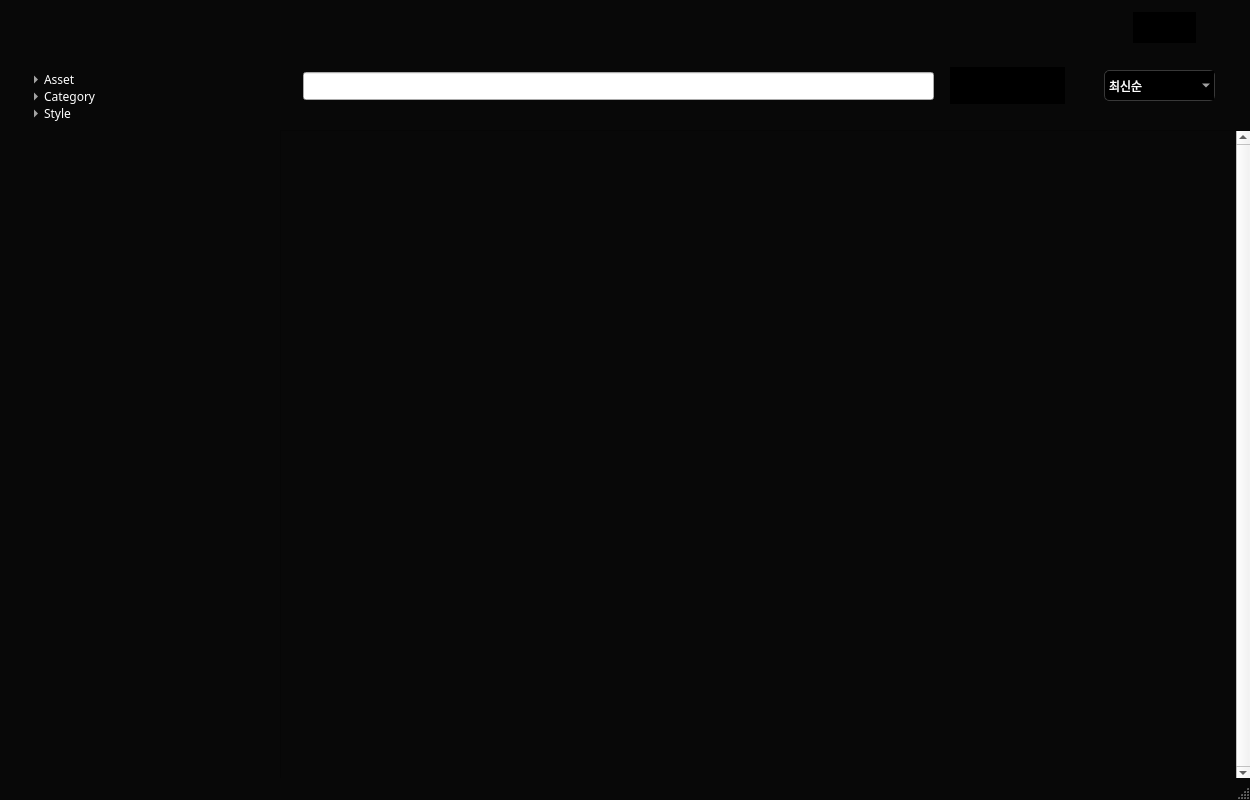
<?xml version="1.0" encoding="UTF-8"?>
<ui version="4.0">
 <class>MainWindow</class>
 <widget class="QMainWindow" name="MainWindow">
  <property name="geometry">
   <rect>
    <x>0</x>
    <y>0</y>
    <width>1250</width>
    <height>800</height>
   </rect>
  </property>
  <property name="palette">
   <palette>
    <active>
     <colorrole role="WindowText">
      <brush brushstyle="SolidPattern">
       <color alpha="255">
        <red>8</red>
        <green>8</green>
        <blue>8</blue>
       </color>
      </brush>
     </colorrole>
     <colorrole role="Button">
      <brush brushstyle="SolidPattern">
       <color alpha="255">
        <red>8</red>
        <green>8</green>
        <blue>8</blue>
       </color>
      </brush>
     </colorrole>
     <colorrole role="Light">
      <brush brushstyle="SolidPattern">
       <color alpha="255">
        <red>12</red>
        <green>12</green>
        <blue>12</blue>
       </color>
      </brush>
     </colorrole>
     <colorrole role="Midlight">
      <brush brushstyle="SolidPattern">
       <color alpha="255">
        <red>10</red>
        <green>10</green>
        <blue>10</blue>
       </color>
      </brush>
     </colorrole>
     <colorrole role="Dark">
      <brush brushstyle="SolidPattern">
       <color alpha="255">
        <red>4</red>
        <green>4</green>
        <blue>4</blue>
       </color>
      </brush>
     </colorrole>
     <colorrole role="Mid">
      <brush brushstyle="SolidPattern">
       <color alpha="255">
        <red>5</red>
        <green>5</green>
        <blue>5</blue>
       </color>
      </brush>
     </colorrole>
     <colorrole role="Text">
      <brush brushstyle="SolidPattern">
       <color alpha="255">
        <red>8</red>
        <green>8</green>
        <blue>8</blue>
       </color>
      </brush>
     </colorrole>
     <colorrole role="BrightText">
      <brush brushstyle="SolidPattern">
       <color alpha="255">
        <red>255</red>
        <green>255</green>
        <blue>255</blue>
       </color>
      </brush>
     </colorrole>
     <colorrole role="ButtonText">
      <brush brushstyle="SolidPattern">
       <color alpha="255">
        <red>8</red>
        <green>8</green>
        <blue>8</blue>
       </color>
      </brush>
     </colorrole>
     <colorrole role="Base">
      <brush brushstyle="SolidPattern">
       <color alpha="255">
        <red>0</red>
        <green>0</green>
        <blue>0</blue>
       </color>
      </brush>
     </colorrole>
     <colorrole role="Window">
      <brush brushstyle="SolidPattern">
       <color alpha="255">
        <red>8</red>
        <green>8</green>
        <blue>8</blue>
       </color>
      </brush>
     </colorrole>
     <colorrole role="Shadow">
      <brush brushstyle="SolidPattern">
       <color alpha="255">
        <red>0</red>
        <green>0</green>
        <blue>0</blue>
       </color>
      </brush>
     </colorrole>
     <colorrole role="AlternateBase">
      <brush brushstyle="SolidPattern">
       <color alpha="255">
        <red>4</red>
        <green>4</green>
        <blue>4</blue>
       </color>
      </brush>
     </colorrole>
     <colorrole role="ToolTipBase">
      <brush brushstyle="SolidPattern">
       <color alpha="255">
        <red>255</red>
        <green>255</green>
        <blue>220</blue>
       </color>
      </brush>
     </colorrole>
     <colorrole role="ToolTipText">
      <brush brushstyle="SolidPattern">
       <color alpha="255">
        <red>0</red>
        <green>0</green>
        <blue>0</blue>
       </color>
      </brush>
     </colorrole>
     <colorrole role="PlaceholderText">
      <brush brushstyle="SolidPattern">
       <color alpha="255">
        <red>8</red>
        <green>8</green>
        <blue>8</blue>
       </color>
      </brush>
     </colorrole>
    </active>
    <inactive>
     <colorrole role="WindowText">
      <brush brushstyle="SolidPattern">
       <color alpha="255">
        <red>8</red>
        <green>8</green>
        <blue>8</blue>
       </color>
      </brush>
     </colorrole>
     <colorrole role="Button">
      <brush brushstyle="SolidPattern">
       <color alpha="255">
        <red>8</red>
        <green>8</green>
        <blue>8</blue>
       </color>
      </brush>
     </colorrole>
     <colorrole role="Light">
      <brush brushstyle="SolidPattern">
       <color alpha="255">
        <red>12</red>
        <green>12</green>
        <blue>12</blue>
       </color>
      </brush>
     </colorrole>
     <colorrole role="Midlight">
      <brush brushstyle="SolidPattern">
       <color alpha="255">
        <red>10</red>
        <green>10</green>
        <blue>10</blue>
       </color>
      </brush>
     </colorrole>
     <colorrole role="Dark">
      <brush brushstyle="SolidPattern">
       <color alpha="255">
        <red>4</red>
        <green>4</green>
        <blue>4</blue>
       </color>
      </brush>
     </colorrole>
     <colorrole role="Mid">
      <brush brushstyle="SolidPattern">
       <color alpha="255">
        <red>5</red>
        <green>5</green>
        <blue>5</blue>
       </color>
      </brush>
     </colorrole>
     <colorrole role="Text">
      <brush brushstyle="SolidPattern">
       <color alpha="255">
        <red>8</red>
        <green>8</green>
        <blue>8</blue>
       </color>
      </brush>
     </colorrole>
     <colorrole role="BrightText">
      <brush brushstyle="SolidPattern">
       <color alpha="255">
        <red>255</red>
        <green>255</green>
        <blue>255</blue>
       </color>
      </brush>
     </colorrole>
     <colorrole role="ButtonText">
      <brush brushstyle="SolidPattern">
       <color alpha="255">
        <red>8</red>
        <green>8</green>
        <blue>8</blue>
       </color>
      </brush>
     </colorrole>
     <colorrole role="Base">
      <brush brushstyle="SolidPattern">
       <color alpha="255">
        <red>0</red>
        <green>0</green>
        <blue>0</blue>
       </color>
      </brush>
     </colorrole>
     <colorrole role="Window">
      <brush brushstyle="SolidPattern">
       <color alpha="255">
        <red>8</red>
        <green>8</green>
        <blue>8</blue>
       </color>
      </brush>
     </colorrole>
     <colorrole role="Shadow">
      <brush brushstyle="SolidPattern">
       <color alpha="255">
        <red>0</red>
        <green>0</green>
        <blue>0</blue>
       </color>
      </brush>
     </colorrole>
     <colorrole role="AlternateBase">
      <brush brushstyle="SolidPattern">
       <color alpha="255">
        <red>4</red>
        <green>4</green>
        <blue>4</blue>
       </color>
      </brush>
     </colorrole>
     <colorrole role="ToolTipBase">
      <brush brushstyle="SolidPattern">
       <color alpha="255">
        <red>255</red>
        <green>255</green>
        <blue>220</blue>
       </color>
      </brush>
     </colorrole>
     <colorrole role="ToolTipText">
      <brush brushstyle="SolidPattern">
       <color alpha="255">
        <red>0</red>
        <green>0</green>
        <blue>0</blue>
       </color>
      </brush>
     </colorrole>
     <colorrole role="PlaceholderText">
      <brush brushstyle="SolidPattern">
       <color alpha="255">
        <red>8</red>
        <green>8</green>
        <blue>8</blue>
       </color>
      </brush>
     </colorrole>
    </inactive>
    <disabled>
     <colorrole role="WindowText">
      <brush brushstyle="SolidPattern">
       <color alpha="255">
        <red>8</red>
        <green>8</green>
        <blue>8</blue>
       </color>
      </brush>
     </colorrole>
     <colorrole role="Button">
      <brush brushstyle="SolidPattern">
       <color alpha="255">
        <red>8</red>
        <green>8</green>
        <blue>8</blue>
       </color>
      </brush>
     </colorrole>
     <colorrole role="Light">
      <brush brushstyle="SolidPattern">
       <color alpha="255">
        <red>12</red>
        <green>12</green>
        <blue>12</blue>
       </color>
      </brush>
     </colorrole>
     <colorrole role="Midlight">
      <brush brushstyle="SolidPattern">
       <color alpha="255">
        <red>10</red>
        <green>10</green>
        <blue>10</blue>
       </color>
      </brush>
     </colorrole>
     <colorrole role="Dark">
      <brush brushstyle="SolidPattern">
       <color alpha="255">
        <red>4</red>
        <green>4</green>
        <blue>4</blue>
       </color>
      </brush>
     </colorrole>
     <colorrole role="Mid">
      <brush brushstyle="SolidPattern">
       <color alpha="255">
        <red>5</red>
        <green>5</green>
        <blue>5</blue>
       </color>
      </brush>
     </colorrole>
     <colorrole role="Text">
      <brush brushstyle="SolidPattern">
       <color alpha="255">
        <red>8</red>
        <green>8</green>
        <blue>8</blue>
       </color>
      </brush>
     </colorrole>
     <colorrole role="BrightText">
      <brush brushstyle="SolidPattern">
       <color alpha="255">
        <red>255</red>
        <green>255</green>
        <blue>255</blue>
       </color>
      </brush>
     </colorrole>
     <colorrole role="ButtonText">
      <brush brushstyle="SolidPattern">
       <color alpha="255">
        <red>8</red>
        <green>8</green>
        <blue>8</blue>
       </color>
      </brush>
     </colorrole>
     <colorrole role="Base">
      <brush brushstyle="SolidPattern">
       <color alpha="255">
        <red>8</red>
        <green>8</green>
        <blue>8</blue>
       </color>
      </brush>
     </colorrole>
     <colorrole role="Window">
      <brush brushstyle="SolidPattern">
       <color alpha="255">
        <red>8</red>
        <green>8</green>
        <blue>8</blue>
       </color>
      </brush>
     </colorrole>
     <colorrole role="Shadow">
      <brush brushstyle="SolidPattern">
       <color alpha="255">
        <red>0</red>
        <green>0</green>
        <blue>0</blue>
       </color>
      </brush>
     </colorrole>
     <colorrole role="AlternateBase">
      <brush brushstyle="SolidPattern">
       <color alpha="255">
        <red>8</red>
        <green>8</green>
        <blue>8</blue>
       </color>
      </brush>
     </colorrole>
     <colorrole role="ToolTipBase">
      <brush brushstyle="SolidPattern">
       <color alpha="255">
        <red>255</red>
        <green>255</green>
        <blue>220</blue>
       </color>
      </brush>
     </colorrole>
     <colorrole role="ToolTipText">
      <brush brushstyle="SolidPattern">
       <color alpha="255">
        <red>0</red>
        <green>0</green>
        <blue>0</blue>
       </color>
      </brush>
     </colorrole>
     <colorrole role="PlaceholderText">
      <brush brushstyle="SolidPattern">
       <color alpha="255">
        <red>8</red>
        <green>8</green>
        <blue>8</blue>
       </color>
      </brush>
     </colorrole>
    </disabled>
   </palette>
  </property>
  <property name="windowTitle">
   <string>MainWindow</string>
  </property>
  <property name="styleSheet">
   <string notr="true">color : #080808;</string>
  </property>
  <widget class="QWidget" name="centralwidget">
   <property name="sizePolicy">
    <sizepolicy hsizetype="Expanding" vsizetype="Expanding">
     <horstretch>0</horstretch>
     <verstretch>0</verstretch>
    </sizepolicy>
   </property>
   <widget class="QTableWidget" name="tableWidget">
    <property name="geometry">
     <rect>
      <x>280</x>
      <y>130</y>
      <width>971</width>
      <height>651</height>
     </rect>
    </property>
    <property name="sizePolicy">
     <sizepolicy hsizetype="Preferred" vsizetype="Expanding">
      <horstretch>0</horstretch>
      <verstretch>0</verstretch>
     </sizepolicy>
    </property>
    <property name="font">
     <font>
      <family>Pretendard</family>
     </font>
    </property>
    <property name="focusPolicy">
     <enum>Qt::NoFocus</enum>
    </property>
    <property name="styleSheet">
     <string notr="true">background: #080808;

</string>
    </property>
    <property name="verticalScrollBarPolicy">
     <enum>Qt::ScrollBarAlwaysOn</enum>
    </property>
    <property name="horizontalScrollBarPolicy">
     <enum>Qt::ScrollBarAlwaysOff</enum>
    </property>
    <property name="sizeAdjustPolicy">
     <enum>QAbstractScrollArea::AdjustToContentsOnFirstShow</enum>
    </property>
    <property name="autoScroll">
     <bool>true</bool>
    </property>
    <property name="autoScrollMargin">
     <number>0</number>
    </property>
    <property name="textElideMode">
     <enum>Qt::ElideRight</enum>
    </property>
    <property name="showGrid">
     <bool>true</bool>
    </property>
    <property name="columnCount">
     <number>5</number>
    </property>
    <attribute name="horizontalHeaderVisible">
     <bool>false</bool>
    </attribute>
    <attribute name="horizontalHeaderDefaultSectionSize">
     <number>180</number>
    </attribute>
    <attribute name="horizontalHeaderHighlightSections">
     <bool>false</bool>
    </attribute>
    <attribute name="verticalHeaderVisible">
     <bool>false</bool>
    </attribute>
    <attribute name="verticalHeaderMinimumSectionSize">
     <number>180</number>
    </attribute>
    <attribute name="verticalHeaderDefaultSectionSize">
     <number>180</number>
    </attribute>
    <attribute name="verticalHeaderHighlightSections">
     <bool>false</bool>
    </attribute>
    <column>
     <property name="text">
      <string>New Column</string>
     </property>
     <property name="font">
      <font>
       <family>Pretendard</family>
      </font>
     </property>
     <property name="textAlignment">
      <set>AlignCenter</set>
     </property>
    </column>
    <column>
     <property name="text">
      <string>New Column</string>
     </property>
     <property name="font">
      <font>
       <family>Pretendard</family>
      </font>
     </property>
     <property name="textAlignment">
      <set>AlignCenter</set>
     </property>
    </column>
    <column>
     <property name="text">
      <string>New Column</string>
     </property>
     <property name="font">
      <font>
       <family>Pretendard</family>
      </font>
     </property>
     <property name="textAlignment">
      <set>AlignCenter</set>
     </property>
    </column>
    <column/>
    <column/>
   </widget>
   <widget class="QLabel" name="label">
    <property name="geometry">
     <rect>
      <x>0</x>
      <y>0</y>
      <width>1251</width>
      <height>801</height>
     </rect>
    </property>
    <property name="styleSheet">
     <string notr="true">background-image: url('/home/llly/spirit/source/bg.png');
background-repeat: no-repeat; 
background-position: center;  
border: none;              
color:#ffffff;

background-color: transparent;</string>
    </property>
    <property name="text">
     <string/>
    </property>
   </widget>
   <widget class="QLabel" name="user_num">
    <property name="geometry">
     <rect>
      <x>1133</x>
      <y>12</y>
      <width>63</width>
      <height>31</height>
     </rect>
    </property>
    <property name="font">
     <font>
      <family>Pretendard</family>
      <pointsize>9</pointsize>
     </font>
    </property>
    <property name="styleSheet">
     <string notr="true">background:transmission;
color:#A2A2A2;</string>
    </property>
    <property name="text">
     <string/>
    </property>
   </widget>
   <widget class="QComboBox" name="comboBox">
    <property name="geometry">
     <rect>
      <x>1104</x>
      <y>70</y>
      <width>111</width>
      <height>31</height>
     </rect>
    </property>
    <property name="styleSheet">
     <string notr="true">QComboBox {
    background: #000000;
    color: white;
    border: 0.5px solid #383838;
    border-radius: 5px;
}

QComboBox QAbstractItemView {
    background-color:#181818; /* 배경 빨간색 */
    color: white;
    selection-background-color: #080808;
    selection-color: white;
    

    border:0.5px solid #383838; /* 테두리도 배경과 같은 색으로 */

}</string>
    </property>
    <item>
     <property name="text">
      <string>최신순</string>
     </property>
    </item>
    <item>
     <property name="text">
      <string>오래된 순</string>
     </property>
    </item>
    <item>
     <property name="text">
      <string>다운로드 순</string>
     </property>
    </item>
   </widget>
   <widget class="QTreeWidget" name="treeWidget">
    <property name="geometry">
     <rect>
      <x>30</x>
      <y>70</y>
      <width>181</width>
      <height>671</height>
     </rect>
    </property>
    <property name="font">
     <font>
      <family>Pretendard</family>
     </font>
    </property>
    <property name="toolTip">
     <string notr="true"/>
    </property>
    <property name="statusTip">
     <string notr="true"/>
    </property>
    <property name="whatsThis">
     <string notr="true"/>
    </property>
    <property name="accessibleName">
     <string notr="true"/>
    </property>
    <property name="accessibleDescription">
     <string notr="true"/>
    </property>
    <property name="styleSheet">
     <string notr="true">background: transparent;
color:#ffffff;
</string>
    </property>
    <property name="editTriggers">
     <set>QAbstractItemView::NoEditTriggers</set>
    </property>
    <property name="selectionMode">
     <enum>QAbstractItemView::NoSelection</enum>
    </property>
    <property name="indentation">
     <number>10</number>
    </property>
    <property name="uniformRowHeights">
     <bool>true</bool>
    </property>
    <property name="itemsExpandable">
     <bool>true</bool>
    </property>
    <property name="animated">
     <bool>true</bool>
    </property>
    <attribute name="headerVisible">
     <bool>false</bool>
    </attribute>
    <column>
     <property name="text">
      <string>New Column</string>
     </property>
    </column>
    <item>
     <property name="text">
      <string>Asset</string>
     </property>
     <property name="font">
      <font>
       <family>Pretendard Light</family>
      </font>
     </property>
     <property name="flags">
      <set>ItemIsSelectable|ItemIsDragEnabled|ItemIsDropEnabled|ItemIsEnabled</set>
     </property>
     <item>
      <property name="text">
       <string>3D Model</string>
      </property>
      <property name="font">
       <font>
        <family>Pretendard Thin</family>
        <pointsize>11</pointsize>
       </font>
      </property>
     </item>
     <item>
      <property name="text">
       <string>Material</string>
      </property>
      <property name="font">
       <font>
        <family>Pretendard Thin</family>
        <pointsize>11</pointsize>
       </font>
      </property>
     </item>
     <item>
      <property name="text">
       <string>HDRI</string>
      </property>
      <property name="font">
       <font>
        <family>Pretendard Thin</family>
        <pointsize>11</pointsize>
       </font>
      </property>
     </item>
     <item>
      <property name="text">
       <string>Texture</string>
      </property>
      <property name="font">
       <font>
        <family>Pretendard Thin</family>
        <pointsize>11</pointsize>
       </font>
      </property>
     </item>
    </item>
    <item>
     <property name="text">
      <string>Category</string>
     </property>
     <property name="font">
      <font>
       <family>Pretendard Light</family>
      </font>
     </property>
     <property name="flags">
      <set>ItemIsSelectable|ItemIsDragEnabled|ItemIsDropEnabled|ItemIsEnabled</set>
     </property>
     <item>
      <property name="text">
       <string>Character</string>
      </property>
      <property name="font">
       <font>
        <family>Pretendard Thin</family>
        <pointsize>11</pointsize>
       </font>
      </property>
     </item>
     <item>
      <property name="text">
       <string>Environment</string>
      </property>
      <property name="font">
       <font>
        <family>Pretendard Thin</family>
        <pointsize>11</pointsize>
       </font>
      </property>
     </item>
     <item>
      <property name="text">
       <string>Prop</string>
      </property>
      <property name="font">
       <font>
        <family>Pretendard Thin</family>
        <pointsize>11</pointsize>
       </font>
      </property>
     </item>
     <item>
      <property name="text">
       <string>Vehicle</string>
      </property>
      <property name="font">
       <font>
        <family>Pretendard Thin</family>
        <pointsize>11</pointsize>
       </font>
      </property>
     </item>
     <item>
      <property name="text">
       <string>Weapon</string>
      </property>
      <property name="font">
       <font>
        <family>Pretendard Thin</family>
        <pointsize>11</pointsize>
       </font>
      </property>
     </item>
     <item>
      <property name="text">
       <string>Architecture</string>
      </property>
      <property name="font">
       <font>
        <family>Pretendard Thin</family>
        <pointsize>11</pointsize>
       </font>
      </property>
     </item>
     <item>
      <property name="text">
       <string>Others</string>
      </property>
      <property name="font">
       <font>
        <family>Pretendard Thin</family>
        <pointsize>11</pointsize>
       </font>
      </property>
     </item>
    </item>
    <item>
     <property name="text">
      <string>Style</string>
     </property>
     <property name="font">
      <font>
       <family>Pretendard Light</family>
      </font>
     </property>
     <property name="flags">
      <set>ItemIsSelectable|ItemIsDragEnabled|ItemIsDropEnabled|ItemIsEnabled</set>
     </property>
     <item>
      <property name="text">
       <string>Realistic</string>
      </property>
      <property name="font">
       <font>
        <family>Pretendard Thin</family>
        <pointsize>11</pointsize>
       </font>
      </property>
     </item>
     <item>
      <property name="text">
       <string>Stylized</string>
      </property>
      <property name="font">
       <font>
        <family>Pretendard Thin</family>
        <pointsize>11</pointsize>
       </font>
      </property>
     </item>
     <item>
      <property name="text">
       <string>Procedural</string>
      </property>
      <property name="font">
       <font>
        <family>Pretendard Thin</family>
        <pointsize>11</pointsize>
       </font>
      </property>
     </item>
    </item>
   </widget>
   <widget class="QLabel" name="toggle_btn">
    <property name="geometry">
     <rect>
      <x>950</x>
      <y>67</y>
      <width>115</width>
      <height>37</height>
     </rect>
    </property>
    <property name="styleSheet">
     <string notr="true">background: transmission;</string>
    </property>
    <property name="text">
     <string/>
    </property>
   </widget>
   <widget class="QPushButton" name="toggle_btn_touch_area">
    <property name="geometry">
     <rect>
      <x>949</x>
      <y>64</y>
      <width>121</width>
      <height>41</height>
     </rect>
    </property>
    <property name="styleSheet">
     <string notr="true">QPushButton {
    background: transparent;  /* 배경 투명 */
    border: none;  /* 테두리 제거 */
}</string>
    </property>
    <property name="text">
     <string/>
    </property>
   </widget>
   <widget class="QLineEdit" name="search">
    <property name="geometry">
     <rect>
      <x>303</x>
      <y>72</y>
      <width>631</width>
      <height>28</height>
     </rect>
    </property>
    <property name="font">
     <font>
      <family>Pretendard</family>
     </font>
    </property>
    <property name="layoutDirection">
     <enum>Qt::LeftToRight</enum>
    </property>
    <property name="styleSheet">
     <string notr="true"/>
    </property>
   </widget>
   <zorder>label</zorder>
   <zorder>user_num</zorder>
   <zorder>tableWidget</zorder>
   <zorder>comboBox</zorder>
   <zorder>treeWidget</zorder>
   <zorder>toggle_btn</zorder>
   <zorder>toggle_btn_touch_area</zorder>
   <zorder>search</zorder>
  </widget>
  <widget class="QMenuBar" name="menubar">
   <property name="geometry">
    <rect>
     <x>0</x>
     <y>0</y>
     <width>1250</width>
     <height>25</height>
    </rect>
   </property>
  </widget>
  <widget class="QStatusBar" name="statusbar"/>
 </widget>
 <resources/>
 <connections/>
</ui>
